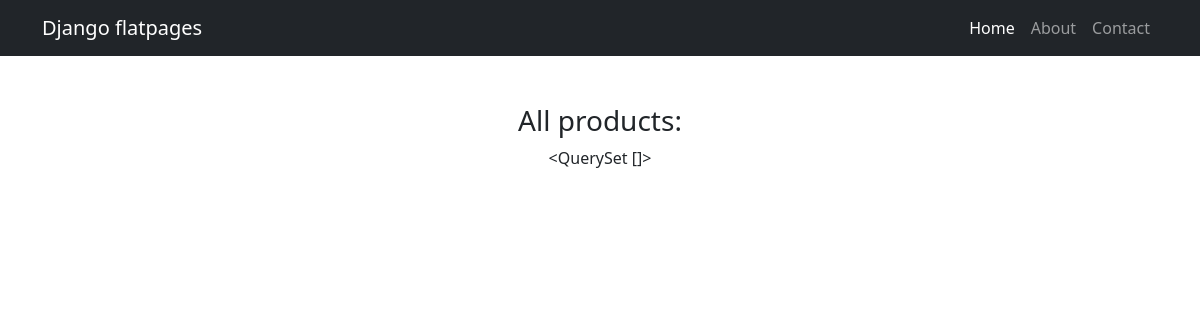
/products/, run on an earlier commit of the app's database.
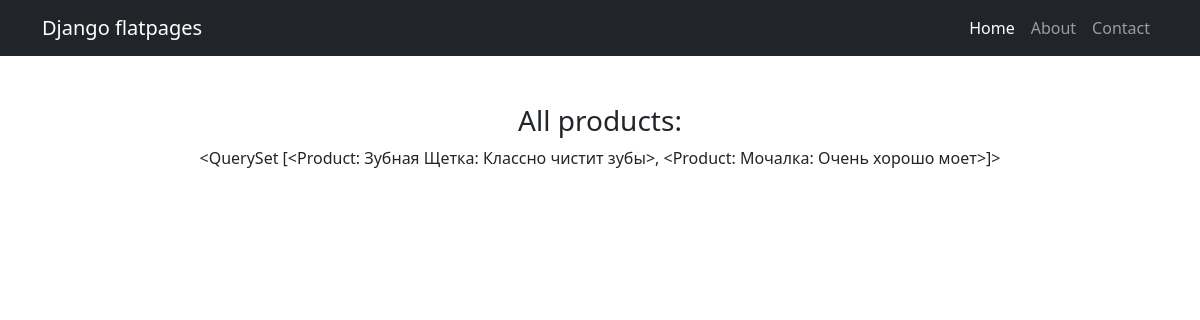
And on a later commit of the database.
### simpleapp/models.py (models this page shows)
class Product(models.Model):
    name = models.CharField(
        max_length=50,
        unique=True,  # названия товаров не должны повторяться
    )
    description = models.TextField()
    quantity = models.IntegerField(
        validators=[MinValueValidator(0)],
    )
    category = models.ForeignKey(
        to='Category',
        on_delete=models.CASCADE,
        related_name='products',  # все продукты в категории будут доступны через поле products
    )
    price = models.FloatField(
        validators=[MinValueValidator(0.0)],
    )
    def __str__(self):
        return f'{self.name.title()}: {self.description[:20]}'

### simpleapp/views.py (the view)
# urls.py: path('', ProductsList.as_view()),
class ProductsList(ListView):
    model = Product
    template_name = 'products.html'
    context_object_name = 'products'

### templates/products.html (shortened to what this page needs)
{% extends 'flatpages/default.html' %}
{% block content %}
<h3>All products:</h3>
{{ products }}
{% endblock content %}

### templates/flatpages/default.html (shortened to what this page needs)
{% load static %}
<!DOCTYPE html>
<html lang="en">
    <head>
        <link href='{% static "css/styles.css" %}' rel="stylesheet" />
    </head>
    <body>
        <nav class="navbar navbar-expand-lg navbar-dark bg-dark">
            <div class="container">
                <a class="navbar-brand" href="#">Django flatpages</a>
                <div class="collapse navbar-collapse" id="navbarSupportedContent">
                    <ul class="navbar-nav ms-auto mb-2 mb-lg-0">
                        <li class="nav-item"><a class="nav-link active" aria-current="page" href="#">Home</a></li>
                        <li class="nav-item"><a class="nav-link" href="#">About</a></li>
                        <li class="nav-item"><a class="nav-link" href="#">Contact</a></li>
                    </ul>
                </div>
            </div>
        </nav>
        <div class="container">
            <div class="text-center mt-5">
                {% block content %} {% endblock content %}
            </div>
        </div>
    </body>
</html>

What changed in the data, as far as the page shows it:
added Product: name+description "<QuerySet [<Product: Зубная Щетка: Классно чистит зубы>, <Product: Мочалка: Очень хорошо моет>]>"
Also different on the page:
{{ products }}: "<QuerySet []>" → (not shown)
